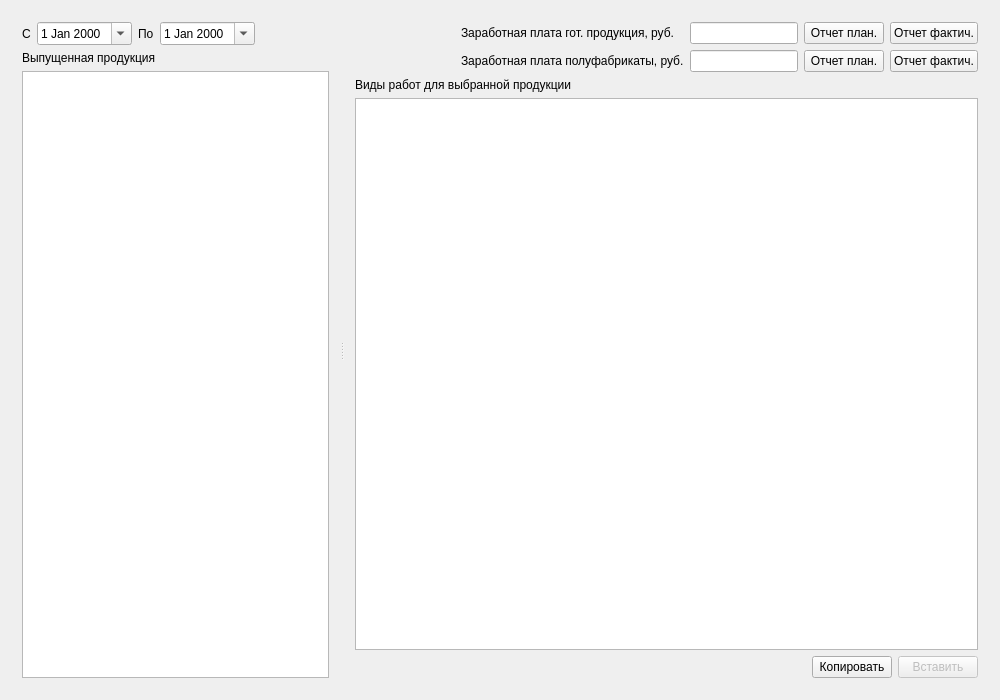
<?xml version="1.0" encoding="UTF-8"?>
<ui version="4.0">
 <class>MainWidget</class>
 <widget class="QWidget" name="MainWidget">
  <property name="geometry">
   <rect>
    <x>0</x>
    <y>0</y>
    <width>1000</width>
    <height>700</height>
   </rect>
  </property>
  <property name="windowTitle">
   <string>Заработная плата на производство проволоки</string>
  </property>
  <layout class="QVBoxLayout" name="verticalLayout_3">
   <item>
    <widget class="QSplitter" name="splitter">
     <property name="orientation">
      <enum>Qt::Horizontal</enum>
     </property>
     <widget class="QWidget" name="layoutWidget">
      <layout class="QVBoxLayout" name="verticalLayout">
       <item>
        <layout class="QHBoxLayout" name="horizontalLayout_2">
         <item>
          <widget class="QLabel" name="label">
           <property name="text">
            <string>С</string>
           </property>
          </widget>
         </item>
         <item>
          <widget class="QDateEdit" name="dateEditBeg">
           <property name="calendarPopup">
            <bool>true</bool>
           </property>
          </widget>
         </item>
         <item>
          <widget class="QLabel" name="label_2">
           <property name="text">
            <string>По</string>
           </property>
          </widget>
         </item>
         <item>
          <widget class="QDateEdit" name="dateEditEnd">
           <property name="calendarPopup">
            <bool>true</bool>
           </property>
          </widget>
         </item>
         <item>
          <spacer name="horizontalSpacer_2">
           <property name="orientation">
            <enum>Qt::Horizontal</enum>
           </property>
           <property name="sizeHint" stdset="0">
            <size>
             <width>40</width>
             <height>20</height>
            </size>
           </property>
          </spacer>
         </item>
        </layout>
       </item>
       <item>
        <widget class="QLabel" name="label_4">
         <property name="text">
          <string>Выпущенная продукция</string>
         </property>
        </widget>
       </item>
       <item>
        <widget class="DbViewer" name="tableViewProd">
         <property name="selectionMode">
          <enum>QAbstractItemView::SingleSelection</enum>
         </property>
         <property name="selectionBehavior">
          <enum>QAbstractItemView::SelectRows</enum>
         </property>
         <attribute name="verticalHeaderVisible">
          <bool>false</bool>
         </attribute>
        </widget>
       </item>
      </layout>
     </widget>
     <widget class="QWidget" name="">
      <layout class="QVBoxLayout" name="verticalLayout_2">
       <item>
        <layout class="QGridLayout" name="gridLayout">
         <item row="0" column="1">
          <widget class="QLabel" name="label_3">
           <property name="text">
            <string>Заработная плата гот. продукция, руб.</string>
           </property>
          </widget>
         </item>
         <item row="0" column="2">
          <widget class="QLineEdit" name="lineEditZp">
           <property name="minimumSize">
            <size>
             <width>100</width>
             <height>0</height>
            </size>
           </property>
          </widget>
         </item>
         <item row="0" column="4">
          <widget class="QPushButton" name="pushButtonFact">
           <property name="text">
            <string>Отчет фактич.</string>
           </property>
          </widget>
         </item>
         <item row="1" column="1">
          <widget class="QLabel" name="label_6">
           <property name="text">
            <string>Заработная плата полуфабрикаты, руб.</string>
           </property>
          </widget>
         </item>
         <item row="1" column="2">
          <widget class="QLineEdit" name="lineEditZpPF">
           <property name="minimumSize">
            <size>
             <width>100</width>
             <height>0</height>
            </size>
           </property>
          </widget>
         </item>
         <item row="1" column="4">
          <widget class="QPushButton" name="pushButtonFactPF">
           <property name="text">
            <string>Отчет фактич.</string>
           </property>
          </widget>
         </item>
         <item row="0" column="3">
          <widget class="QPushButton" name="pushButtonNorm">
           <property name="text">
            <string>Отчет план.</string>
           </property>
          </widget>
         </item>
         <item row="1" column="3">
          <widget class="QPushButton" name="pushButtonNormPF">
           <property name="text">
            <string>Отчет план.</string>
           </property>
          </widget>
         </item>
         <item row="0" column="0">
          <spacer name="horizontalSpacer">
           <property name="orientation">
            <enum>Qt::Horizontal</enum>
           </property>
           <property name="sizeHint" stdset="0">
            <size>
             <width>40</width>
             <height>20</height>
            </size>
           </property>
          </spacer>
         </item>
         <item row="1" column="0">
          <spacer name="horizontalSpacer_4">
           <property name="orientation">
            <enum>Qt::Horizontal</enum>
           </property>
           <property name="sizeHint" stdset="0">
            <size>
             <width>40</width>
             <height>20</height>
            </size>
           </property>
          </spacer>
         </item>
        </layout>
       </item>
       <item>
        <widget class="QLabel" name="label_5">
         <property name="text">
          <string>Виды работ для выбранной продукции</string>
         </property>
        </widget>
       </item>
       <item>
        <widget class="DbViewer" name="tableViewNorm"/>
       </item>
       <item>
        <layout class="QHBoxLayout" name="horizontalLayout">
         <item>
          <spacer name="horizontalSpacer_3">
           <property name="orientation">
            <enum>Qt::Horizontal</enum>
           </property>
           <property name="sizeHint" stdset="0">
            <size>
             <width>40</width>
             <height>20</height>
            </size>
           </property>
          </spacer>
         </item>
         <item>
          <widget class="QPushButton" name="pushButtonCopy">
           <property name="text">
            <string>Копировать</string>
           </property>
          </widget>
         </item>
         <item>
          <widget class="QPushButton" name="pushButtonPaste">
           <property name="enabled">
            <bool>false</bool>
           </property>
           <property name="text">
            <string>Вставить</string>
           </property>
          </widget>
         </item>
        </layout>
       </item>
      </layout>
     </widget>
    </widget>
   </item>
  </layout>
 </widget>
 <layoutdefault spacing="6" margin="11"/>
 <customwidgets>
  <customwidget>
   <class>DbViewer</class>
   <extends>QTableView</extends>
   <header>db/dbviewer.h</header>
  </customwidget>
 </customwidgets>
 <resources/>
 <connections/>
</ui>
